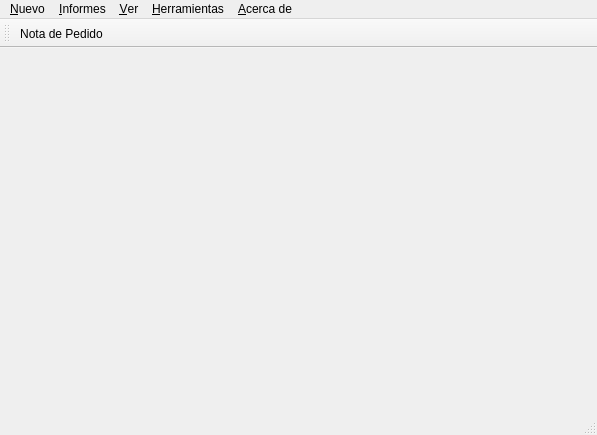
<?xml version="1.0" encoding="UTF-8"?>
<ui version="4.0">
 <class>MainWindow</class>
 <widget class="QMainWindow" name="MainWindow">
  <property name="geometry">
   <rect>
    <x>0</x>
    <y>0</y>
    <width>597</width>
    <height>435</height>
   </rect>
  </property>
  <property name="windowTitle">
   <string>Malambo! El sistema de Gestion GPL para Pymes</string>
  </property>
  <property name="windowIcon">
   <iconset resource="resources.qrc">
    <normaloff>:/logo.svg</normaloff>:/logo.svg</iconset>
  </property>
  <widget class="QWidget" name="centralwidget">
   <layout class="QVBoxLayout" name="verticalLayout">
    <item>
     <widget class="QStackedWidget" name="sarasa">
      <property name="frameShape">
       <enum>QFrame::NoFrame</enum>
      </property>
      <property name="frameShadow">
       <enum>QFrame::Raised</enum>
      </property>
      <property name="currentIndex">
       <number>0</number>
      </property>
      <widget class="editorNotas" name="editorNotas_2"/>
      <widget class="editorProveedor" name="editorProveedor"/>
     </widget>
    </item>
   </layout>
  </widget>
  <widget class="QMenuBar" name="menubar">
   <property name="geometry">
    <rect>
     <x>0</x>
     <y>0</y>
     <width>597</width>
     <height>25</height>
    </rect>
   </property>
   <widget class="QMenu" name="menu_Nuevo">
    <property name="title">
     <string>&amp;Nuevo</string>
    </property>
    <addaction name="actionNueva_FT"/>
    <addaction name="actionNueva_Nota_Pedido"/>
    <addaction name="action_NuevoProveedor"/>
    <addaction name="action_NuevoCliente"/>
   </widget>
   <widget class="QMenu" name="menu_Informes">
    <property name="title">
     <string>&amp;Informes</string>
    </property>
   </widget>
   <widget class="QMenu" name="menu_Ver">
    <property name="title">
     <string>&amp;Ver</string>
    </property>
   </widget>
   <widget class="QMenu" name="menu_Herramientas">
    <property name="title">
     <string>&amp;Herramientas</string>
    </property>
   </widget>
   <widget class="QMenu" name="menu_Acerca_de">
    <property name="title">
     <string>&amp;Acerca de</string>
    </property>
   </widget>
   <addaction name="menu_Nuevo"/>
   <addaction name="menu_Informes"/>
   <addaction name="menu_Ver"/>
   <addaction name="menu_Herramientas"/>
   <addaction name="menu_Acerca_de"/>
  </widget>
  <widget class="QStatusBar" name="statusbar"/>
  <widget class="QToolBar" name="toolBar">
   <property name="windowTitle">
    <string>toolBar</string>
   </property>
   <attribute name="toolBarArea">
    <enum>TopToolBarArea</enum>
   </attribute>
   <attribute name="toolBarBreak">
    <bool>false</bool>
   </attribute>
   <addaction name="actionNueva_Nota_Pedido"/>
  </widget>
  <action name="actionNueva_FT">
   <property name="text">
    <string>Ficha de &amp;Trabajo</string>
   </property>
   <property name="toolTip">
    <string>Crea Una Nueva Ficha Técnica</string>
   </property>
   <property name="shortcut">
    <string>Ctrl+T</string>
   </property>
  </action>
  <action name="actionNueva_Nota_Pedido">
   <property name="icon">
    <iconset resource="resources.qrc">
     <normaloff>:/nuevo_Pedido.svg</normaloff>:/nuevo_Pedido.svg</iconset>
   </property>
   <property name="text">
    <string>Nota de &amp;Pedido</string>
   </property>
   <property name="toolTip">
    <string>Crea una nueva nota de Pedido</string>
   </property>
   <property name="shortcut">
    <string>Ctrl+P</string>
   </property>
  </action>
  <action name="action_NuevoProveedor">
   <property name="text">
    <string>P&amp;roveedor</string>
   </property>
   <property name="toolTip">
    <string>Crea un nuevo proveedor</string>
   </property>
   <property name="shortcut">
    <string>Ctrl+E</string>
   </property>
  </action>
  <action name="action_NuevoCliente">
   <property name="text">
    <string>&amp;Cliente</string>
   </property>
   <property name="toolTip">
    <string>Crea un nuevo Cliente</string>
   </property>
   <property name="shortcut">
    <string>Ctrl+L</string>
   </property>
  </action>
 </widget>
 <customwidgets>
  <customwidget>
   <class>editorNotas</class>
   <extends>QWidget</extends>
   <header>editorNotas</header>
   <container>1</container>
  </customwidget>
  <customwidget>
   <class>editorProveedor</class>
   <extends>QWidget</extends>
   <header>editorProveedor</header>
   <container>1</container>
  </customwidget>
 </customwidgets>
 <resources>
  <include location="resources.qrc"/>
 </resources>
 <connections/>
</ui>
